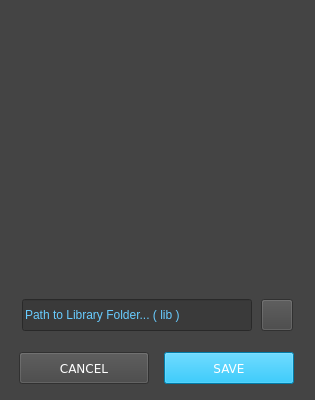
<?xml version="1.0" encoding="UTF-8"?>
<ui version="4.0">
 <class>SLiBSettingsUI</class>
 <widget class="QMainWindow" name="SLiBSettingsUI">
  <property name="enabled">
   <bool>true</bool>
  </property>
  <property name="geometry">
   <rect>
    <x>0</x>
    <y>0</y>
    <width>315</width>
    <height>400</height>
   </rect>
  </property>
  <property name="sizePolicy">
   <sizepolicy hsizetype="Fixed" vsizetype="Fixed">
    <horstretch>0</horstretch>
    <verstretch>0</verstretch>
   </sizepolicy>
  </property>
  <property name="minimumSize">
   <size>
    <width>315</width>
    <height>400</height>
   </size>
  </property>
  <property name="maximumSize">
   <size>
    <width>315</width>
    <height>400</height>
   </size>
  </property>
  <property name="windowTitle">
   <string>SLiB | Settings</string>
  </property>
  <property name="styleSheet">
   <string notr="true">background-color: rgb(68, 68, 68);
</string>
  </property>
  <widget class="QWidget" name="centralwidget">
   <property name="sizePolicy">
    <sizepolicy hsizetype="Preferred" vsizetype="Preferred">
     <horstretch>0</horstretch>
     <verstretch>0</verstretch>
    </sizepolicy>
   </property>
   <property name="minimumSize">
    <size>
     <width>300</width>
     <height>400</height>
    </size>
   </property>
   <property name="maximumSize">
    <size>
     <width>300</width>
     <height>400</height>
    </size>
   </property>
   <layout class="QVBoxLayout" name="verticalLayout_2">
    <property name="margin">
     <number>10</number>
    </property>
    <item>
     <widget class="QWidget" name="menuwidget" native="true">
      <property name="minimumSize">
       <size>
        <width>300</width>
        <height>270</height>
       </size>
      </property>
      <property name="maximumSize">
       <size>
        <width>300</width>
        <height>270</height>
       </size>
      </property>
      <property name="autoFillBackground">
       <bool>false</bool>
      </property>
      <property name="styleSheet">
       <string notr="true"/>
      </property>
      <layout class="QHBoxLayout" name="horizontalLayout">
       <item>
        <widget class="QPushButton" name="SLiB_Logo">
         <property name="minimumSize">
          <size>
           <width>156</width>
           <height>201</height>
          </size>
         </property>
         <property name="maximumSize">
          <size>
           <width>156</width>
           <height>201</height>
          </size>
         </property>
         <property name="baseSize">
          <size>
           <width>100</width>
           <height>115</height>
          </size>
         </property>
         <property name="text">
          <string/>
         </property>
         <property name="icon">
          <iconset>
           <normaloff>../img/SLiB_logo.png</normaloff>../img/SLiB_logo.png</iconset>
         </property>
         <property name="iconSize">
          <size>
           <width>156</width>
           <height>256</height>
          </size>
         </property>
         <property name="flat">
          <bool>true</bool>
         </property>
        </widget>
       </item>
      </layout>
     </widget>
    </item>
    <item>
     <widget class="QWidget" name="inputwidget" native="true">
      <property name="minimumSize">
       <size>
        <width>295</width>
        <height>50</height>
       </size>
      </property>
      <property name="maximumSize">
       <size>
        <width>295</width>
        <height>50</height>
       </size>
      </property>
      <layout class="QHBoxLayout" name="horizontalLayout_3">
       <item>
        <widget class="QLineEdit" name="SLiBLibLineEdit">
         <property name="enabled">
          <bool>true</bool>
         </property>
         <property name="minimumSize">
          <size>
           <width>230</width>
           <height>32</height>
          </size>
         </property>
         <property name="maximumSize">
          <size>
           <width>230</width>
           <height>32</height>
          </size>
         </property>
         <property name="focusPolicy">
          <enum>Qt::StrongFocus</enum>
         </property>
         <property name="styleSheet">
          <string notr="true">background-color: rgb(58, 58, 58);color: rgb(104,204, 255);</string>
         </property>
         <property name="text">
          <string>Path to Library Folder... ( lib )</string>
         </property>
        </widget>
       </item>
       <item>
        <widget class="QPushButton" name="SLiBSetupPathButton">
         <property name="minimumSize">
          <size>
           <width>32</width>
           <height>32</height>
          </size>
         </property>
         <property name="maximumSize">
          <size>
           <width>32</width>
           <height>32</height>
          </size>
         </property>
         <property name="focusPolicy">
          <enum>Qt::StrongFocus</enum>
         </property>
         <property name="text">
          <string/>
         </property>
         <property name="icon">
          <iconset>
           <normaloff>../img/SLiB_browse_off.png</normaloff>
           <normalon>../img/SLiB_browse_on.png</normalon>../img/SLiB_browse_off.png</iconset>
         </property>
         <property name="iconSize">
          <size>
           <width>32</width>
           <height>32</height>
          </size>
         </property>
         <property name="+command" stdset="0">
          <string>&quot;SLiBBrowserPy.SLiBSetupPathButton()&quot;</string>
         </property>
        </widget>
       </item>
      </layout>
     </widget>
    </item>
    <item>
     <widget class="QWidget" name="buttonwidget" native="true">
      <property name="minimumSize">
       <size>
        <width>295</width>
        <height>40</height>
       </size>
      </property>
      <property name="maximumSize">
       <size>
        <width>295</width>
        <height>40</height>
       </size>
      </property>
      <layout class="QHBoxLayout" name="horizontalLayout_2">
       <property name="margin">
        <number>0</number>
       </property>
       <item>
        <widget class="QPushButton" name="CloseButton">
         <property name="sizePolicy">
          <sizepolicy hsizetype="Preferred" vsizetype="Preferred">
           <horstretch>0</horstretch>
           <verstretch>0</verstretch>
          </sizepolicy>
         </property>
         <property name="minimumSize">
          <size>
           <width>130</width>
           <height>32</height>
          </size>
         </property>
         <property name="maximumSize">
          <size>
           <width>130</width>
           <height>32</height>
          </size>
         </property>
         <property name="font">
          <font>
           <family>Verdana</family>
           <weight>50</weight>
           <italic>false</italic>
           <bold>false</bold>
          </font>
         </property>
         <property name="focusPolicy">
          <enum>Qt::StrongFocus</enum>
         </property>
         <property name="styleSheet">
          <string notr="true">background-color: rgb(68,68,68);
color: rgb(255, 255, 255);</string>
         </property>
         <property name="text">
          <string>CANCEL</string>
         </property>
         <property name="flat">
          <bool>false</bool>
         </property>
         <property name="+command" stdset="0">
          <string>&quot;SLiBBrowserPy.SLiBSetupSettingssUIClose()&quot;</string>
         </property>
        </widget>
       </item>
       <item>
        <widget class="QPushButton" name="exportAssetButton">
         <property name="sizePolicy">
          <sizepolicy hsizetype="Preferred" vsizetype="Preferred">
           <horstretch>0</horstretch>
           <verstretch>0</verstretch>
          </sizepolicy>
         </property>
         <property name="minimumSize">
          <size>
           <width>130</width>
           <height>32</height>
          </size>
         </property>
         <property name="maximumSize">
          <size>
           <width>130</width>
           <height>32</height>
          </size>
         </property>
         <property name="font">
          <font>
           <family>Verdana</family>
           <weight>50</weight>
           <italic>false</italic>
           <bold>false</bold>
          </font>
         </property>
         <property name="focusPolicy">
          <enum>Qt::StrongFocus</enum>
         </property>
         <property name="styleSheet">
          <string notr="true">background-color: rgb(0,173,235);
color: rgb(255, 255, 255);</string>
         </property>
         <property name="text">
          <string>SAVE</string>
         </property>
         <property name="flat">
          <bool>false</bool>
         </property>
         <property name="+command" stdset="0">
          <string>&quot;SLiBBrowserPy.SLiBSetupSettingsSave()&quot;</string>
         </property>
        </widget>
       </item>
      </layout>
     </widget>
    </item>
   </layout>
  </widget>
  <action name="actionHelp">
   <property name="enabled">
    <bool>false</bool>
   </property>
   <property name="text">
    <string>Help</string>
   </property>
  </action>
  <action name="actionAbout">
   <property name="enabled">
    <bool>false</bool>
   </property>
   <property name="text">
    <string>About</string>
   </property>
  </action>
  <action name="actionDraft">
   <property name="enabled">
    <bool>false</bool>
   </property>
   <property name="text">
    <string>Draft</string>
   </property>
  </action>
  <action name="actionPreview">
   <property name="enabled">
    <bool>false</bool>
   </property>
   <property name="text">
    <string>Preview</string>
   </property>
  </action>
  <action name="actionPreview_With_Indirect">
   <property name="enabled">
    <bool>false</bool>
   </property>
   <property name="text">
    <string>Preview With Indirect</string>
   </property>
  </action>
  <action name="actionProduction">
   <property name="enabled">
    <bool>false</bool>
   </property>
   <property name="text">
    <string>Production Film</string>
   </property>
  </action>
  <action name="actionProduction_Still">
   <property name="enabled">
    <bool>false</bool>
   </property>
   <property name="text">
    <string>Production Still</string>
   </property>
  </action>
  <action name="actionSave_Setting">
   <property name="text">
    <string>Save Setting</string>
   </property>
  </action>
  <action name="actionSave_Preset_x">
   <property name="enabled">
    <bool>false</bool>
   </property>
   <property name="text">
    <string>Save Preset</string>
   </property>
  </action>
  <action name="actionModelling">
   <property name="text">
    <string>Concept</string>
   </property>
  </action>
  <action name="actionRendering">
   <property name="text">
    <string>Modeling</string>
   </property>
  </action>
  <action name="actionAniamtion">
   <property name="text">
    <string>Shading</string>
   </property>
  </action>
  <action name="actionAnimation">
   <property name="text">
    <string>Animation</string>
   </property>
  </action>
  <action name="actionRendering_2">
   <property name="text">
    <string>Rendering</string>
   </property>
  </action>
  <action name="actionPipelienRendering">
   <property name="text">
    <string>Pipeline Rendering</string>
   </property>
  </action>
 </widget>
 <tabstops>
  <tabstop>CloseButton</tabstop>
  <tabstop>exportAssetButton</tabstop>
 </tabstops>
 <resources/>
 <connections/>
</ui>
